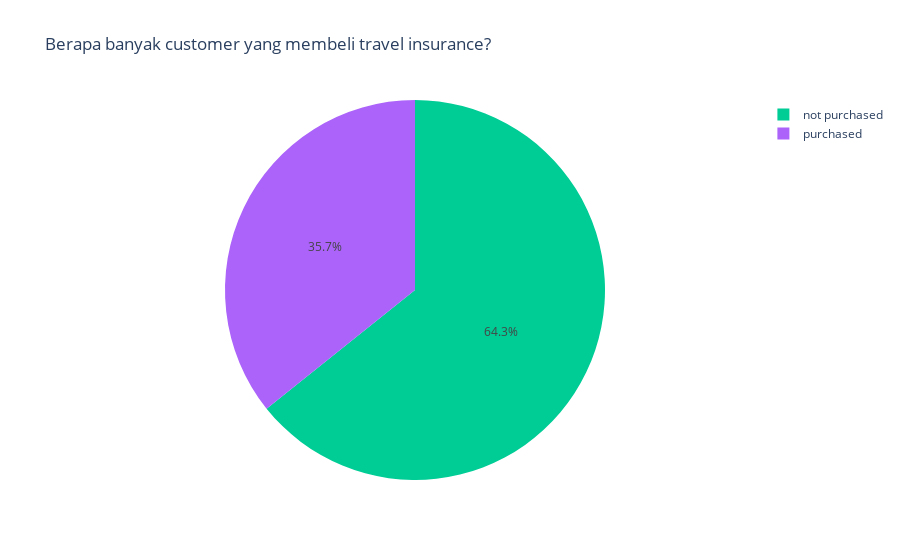

The cell this chart's notebook holds for it:
### Code cell
import plotly.express as px

px.pie(df, 
       names='TravelInsurance', 
       color='TravelInsurance', 
       color_discrete_map={1:'#FFC300', 0:'#FF5733'}, 
       title='Berapa banyak customer yang membeli travel insurance?',
      )

### Figure 1 — Plotly figure (JSON) as saved in the notebook; plotly's stock layout.template omitted (floating-point values rounded to 4 significant figures; data arrays with more than 128 entries replaced by an {"elided": "..."} marker saying what was removed)
{"data": [{"customdata": {"elided": "1987x1 str values"}, "domain": {"x": [0, 1], "y": [0, 1]}, "hovertemplate": "TravelInsurance=%{customdata[0]}<extra></extra>", "labels": {"elided": "1987 str values"}, "legendgroup": "", "marker": {"colors": {"elided": "1987 str values"}}, "name": "", "showlegend": true, "type": "pie"}], "layout": {"legend": {"tracegroupgap": 0}, "title": {"text": "Berapa banyak customer yang membeli travel insurance?"}}}
